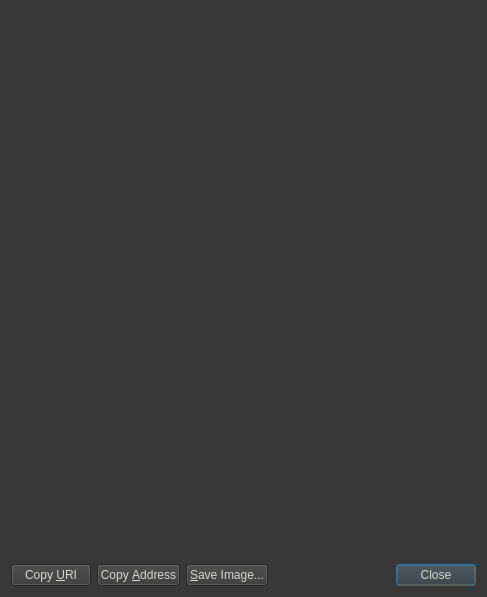
<?xml version="1.0" encoding="UTF-8"?>
<ui version="4.0">
 <class>ReceiveRequestDialog</class>
 <widget class="QDialog" name="ReceiveRequestDialog">
  <property name="geometry">
   <rect>
    <x>0</x>
    <y>0</y>
    <width>487</width>
    <height>597</height>
   </rect>
  </property>
  <property name="styleSheet">
   <string notr="true">background-color:rgb(56, 56, 56);
color:rgb(211, 215, 207);</string>
  </property>
  <layout class="QVBoxLayout" name="verticalLayout_3">
   <item>
    <widget class="QRImageWidget" name="lblQRCode">
     <property name="sizePolicy">
      <sizepolicy hsizetype="Expanding" vsizetype="Fixed">
       <horstretch>0</horstretch>
       <verstretch>0</verstretch>
      </sizepolicy>
     </property>
     <property name="minimumSize">
      <size>
       <width>300</width>
       <height>300</height>
      </size>
     </property>
     <property name="toolTip">
      <string>QR Code</string>
     </property>
     <property name="textFormat">
      <enum>Qt::PlainText</enum>
     </property>
     <property name="alignment">
      <set>Qt::AlignCenter</set>
     </property>
     <property name="wordWrap">
      <bool>true</bool>
     </property>
    </widget>
   </item>
   <item>
    <widget class="QTextEdit" name="outUri">
     <property name="sizePolicy">
      <sizepolicy hsizetype="Expanding" vsizetype="Expanding">
       <horstretch>0</horstretch>
       <verstretch>0</verstretch>
      </sizepolicy>
     </property>
     <property name="minimumSize">
      <size>
       <width>0</width>
       <height>50</height>
      </size>
     </property>
     <property name="frameShape">
      <enum>QFrame::NoFrame</enum>
     </property>
     <property name="frameShadow">
      <enum>QFrame::Plain</enum>
     </property>
     <property name="tabChangesFocus">
      <bool>true</bool>
     </property>
     <property name="textInteractionFlags">
      <set>Qt::TextSelectableByKeyboard|Qt::TextSelectableByMouse</set>
     </property>
    </widget>
   </item>
   <item>
    <layout class="QHBoxLayout" name="horizontalLayout">
     <item>
      <widget class="QPushButton" name="btnCopyURI">
       <property name="text">
        <string>Copy &amp;URI</string>
       </property>
       <property name="autoDefault">
        <bool>false</bool>
       </property>
      </widget>
     </item>
     <item>
      <widget class="QPushButton" name="btnCopyAddress">
       <property name="text">
        <string>Copy &amp;Address</string>
       </property>
       <property name="autoDefault">
        <bool>false</bool>
       </property>
      </widget>
     </item>
     <item>
      <widget class="QPushButton" name="btnSaveAs">
       <property name="text">
        <string>&amp;Save Image...</string>
       </property>
       <property name="autoDefault">
        <bool>false</bool>
       </property>
      </widget>
     </item>
     <item>
      <spacer name="horizontalSpacer_2">
       <property name="orientation">
        <enum>Qt::Horizontal</enum>
       </property>
       <property name="sizeHint" stdset="0">
        <size>
         <width>40</width>
         <height>20</height>
        </size>
       </property>
      </spacer>
     </item>
     <item>
      <widget class="QDialogButtonBox" name="buttonBox">
       <property name="standardButtons">
        <set>QDialogButtonBox::Close</set>
       </property>
      </widget>
     </item>
    </layout>
   </item>
  </layout>
 </widget>
 <customwidgets>
  <customwidget>
   <class>QRImageWidget</class>
   <extends>QLabel</extends>
   <header>receiverequestdialog.h</header>
  </customwidget>
 </customwidgets>
 <resources/>
 <connections>
  <connection>
   <sender>buttonBox</sender>
   <signal>rejected()</signal>
   <receiver>ReceiveRequestDialog</receiver>
   <slot>reject()</slot>
   <hints>
    <hint type="sourcelabel">
     <x>452</x>
     <y>573</y>
    </hint>
    <hint type="destinationlabel">
     <x>243</x>
     <y>298</y>
    </hint>
   </hints>
  </connection>
  <connection>
   <sender>buttonBox</sender>
   <signal>accepted()</signal>
   <receiver>ReceiveRequestDialog</receiver>
   <slot>accept()</slot>
   <hints>
    <hint type="sourcelabel">
     <x>452</x>
     <y>573</y>
    </hint>
    <hint type="destinationlabel">
     <x>243</x>
     <y>298</y>
    </hint>
   </hints>
  </connection>
 </connections>
</ui>
